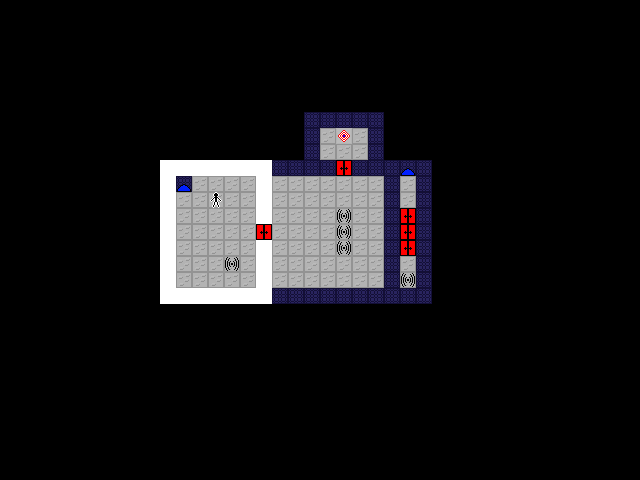

Tiled map render using the project's own tile images. Description and the map definition, with tile-layer contents summarised, below:
An orthogonal 40x30 tile map with 16x16 px tiles, 5 tile layers (tiles, pieces, pieces2, pieces3, ...) and 5 objects.

<map version="1.10" tiledversion="1.10.2" orientation="orthogonal" renderorder="right-down" width="40" height="30" tilewidth="16" tileheight="16" infinite="0" nextlayerid="8" nextobjectid="12">
 <tileset firstgid="1" name="tiles" tilewidth="16" tileheight="16" tilecount="81" columns="9">
  <image source="tiles.png" width="144" height="144" />
 </tileset>
 <layer id="1" name="tiles" width="40" height="30">
  <data>[1200 cells, 168 non-empty, 4 distinct tile ids]</data>
 </layer>
 <layer id="2" name="pieces" width="40" height="30">
  <data>[1200 cells, 12 non-empty, 3 distinct tile ids]</data>
 </layer>
 <layer id="6" name="pieces2" width="40" height="30">
  <data>[1200 cells, 0 non-empty, 0 distinct tile ids]</data>
 </layer>
 <layer id="7" name="pieces3" width="40" height="30">
  <data>[1200 cells, 0 non-empty, 0 distinct tile ids]</data>
 </layer>
 <layer id="3" name="actors" width="40" height="30">
  <data>[1200 cells, 1 non-empty, 1 distinct tile ids]</data>
 </layer>
 <objectgroup id="5" name="connectors">
  <object id="7" x="408.14" y="278.456">
   <polyline points="0,0 -64.5614,-111.719" />
  </object>
  <object id="8" x="344.14" y="217.825">
   <polyline points="0,0 64,-0.561404" />
  </object>
  <object id="9" x="344.702" y="233.544">
   <polyline points="0,0 64.5614,-1.68421" />
  </object>
  <object id="10" x="344.14" y="248.14">
   <polyline points="0,0 63.4386,0" />
  </object>
  <object id="11" x="234.105" y="264.421">
   <polyline points="0,0 32,-30.3158" />
  </object>
 </objectgroup>
</map>
